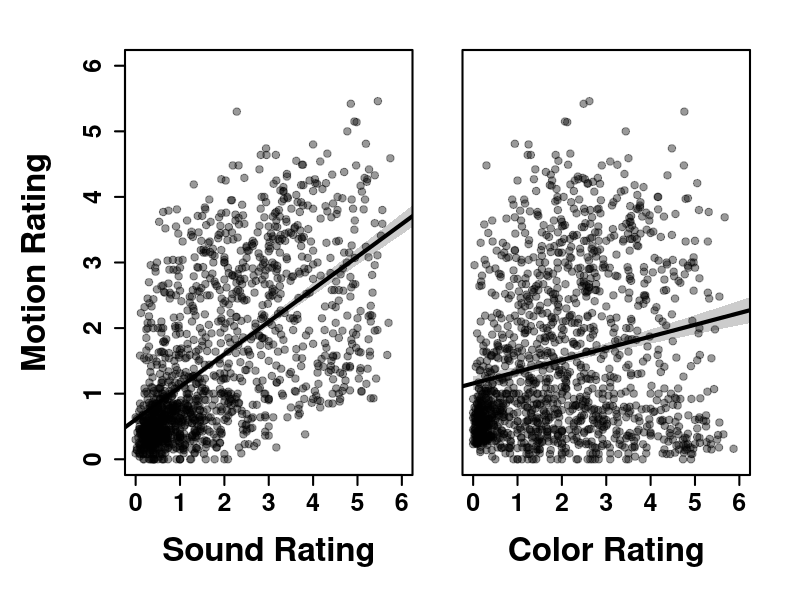

This figure's R source:
## Bodo Winter
## June 18, 2017
## Wisconsin attribute norm results

##------------------------------------------------------------------
## Pre-processing:
##------------------------------------------------------------------

## Packages:

library(tidyverse)
library(stringr)

## Load in data:

setwd('/Users/winterb/Data/')
wisc <- read_csv('wisconsin_norms.csv')

## Check few representative values:

arrange(wisc, desc(SoundMean))
arrange(wisc, SoundMean)
arrange(wisc, desc(ColorMean))
arrange(wisc, ColorMean)
arrange(wisc, desc(MotionMean))
arrange(wisc, MotionMean)

## Correlate:

with(wisc, cor.test(SoundMean, MotionMean))
with(wisc, cor.test(ColorMean, MotionMean))

## Get Color and Sound mean in long format:

soundcolor <- wisc %>% select(Word, SoundMean, ColorMean) %>%
	gather(Modality, PerceptualStrength, -Word) %>%
	mutate(Modality = str_replace(Modality, 'Mean', ''))
motion <- wisc %>% select(Word, MotionMean)	%>% rename(Motion = MotionMean)
wisc <- left_join(soundcolor, motion)
# wisc <- wisc %>% mutate(PerceptualStrength = PerceptualStrength - mean(PerceptualStrength))



##------------------------------------------------------------------
## Model this:
##------------------------------------------------------------------

## Make a model of this:

summary(xmdl <- lm(Motion ~ PerceptualStrength * Modality, data = wisc))

## R-squared comparison:

summary(xmdl.sound <- lm(Motion ~ PerceptualStrength,
	filter(wisc, Modality == 'Sound')))
summary(xmdl.color <- lm(Motion ~ PerceptualStrength,
	filter(wisc, Modality == 'Color')))



##------------------------------------------------------------------
## Make a plot of this:
##------------------------------------------------------------------

## Make empty data frame with predictions:

xdata <- tibble(PerceptualStrength = seq(0, 7, 0.01))

## Get predictions, sound:

xdata <- bind_cols(xdata,
	as.tibble(predict(xmdl.sound, newdata = xdata, se.fit = T)[1:2])) %>%
	rename(SoundFit = fit, SoundSE = se.fit)

## Get predictions, color:

xdata <- bind_cols(xdata,
	as.tibble(predict(xmdl.color, newdata = xdata, se.fit = T)[1:2])) %>%
	rename(ColorFit = fit, ColorSE = se.fit)

## Make a plot side to side:

quartz('', 13, 5)
par(mfrow = c(1,2 ), mai = rep(0.25, 4), omi = c(1, 1, 0.25, 0.25))
plot(1, 1, type = 'n', xlab = '', ylab = '', xaxt = 'n', yaxt = 'n',
	xlim = c(0, 6), ylim = c(0, 6))
axis(side = 2, at = 0:6, lwd = 2, lwd.ticks = 2, font = 2, cex.axis = 1.5)
axis(side = 1, at = 0:6, lwd = 2, lwd.ticks = 2, font = 2, cex.axis = 1.5)
mtext(side = 1, text = 'Sound Rating', line = 3.5, font = 2, cex = 2)
mtext(side = 2, text = 'Motion Rating', line = 3.8, font = 2, cex = 2)
polygon(x = c(xdata$PerceptualStrength, rev(xdata$PerceptualStrength)),
	y = c(xdata$SoundFit + 1.96 * xdata$SoundSE,
		rev(xdata$SoundFit - 1.96 * xdata$SoundSE)), border = NA, col = rgb(0, 0, 0, 0.2))
abline(xmdl.sound, lwd = 4)
with(filter(wisc, Modality == 'Sound'),
	points(PerceptualStrength, Motion, pch = 19, col = rgb(0, 0, 0, 0.4)))
box(lwd = 2)
plot(1, 1, type = 'n', xlab = '', ylab = '', xaxt = 'n', yaxt = 'n',
	xlim = c(0, 6), ylim = c(0, 6))
axis(side = 1, at = 0:6, lwd = 2, lwd.ticks = 2, font = 2, cex.axis = 1.5)
mtext(side = 1, text = 'Color Rating', line = 3.5, font = 2, cex = 2)
polygon(x = c(xdata$PerceptualStrength, rev(xdata$PerceptualStrength)),
	y = c(xdata$ColorFit + 1.96 * xdata$ColorSE,
		rev(xdata$ColorFit - 1.96 * xdata$ColorSE)), border = NA, col = rgb(0, 0, 0, 0.2))
abline(xmdl.color, lwd = 4)
with(filter(wisc, Modality == 'Color'),
	points(PerceptualStrength, Motion, pch = 19, col = rgb(0, 0, 0, 0.4)))
box(lwd = 2)

# ## Make a plot of this:

# wisc %>% ggplot(aes(x = SoundMean, y = MotionMean)) + geom_point() + geom_smooth(method = 'lm')
# wisc %>% ggplot(aes(x = ColorMean, y = MotionMean)) + geom_point() + geom_smooth(method = 'lm')

